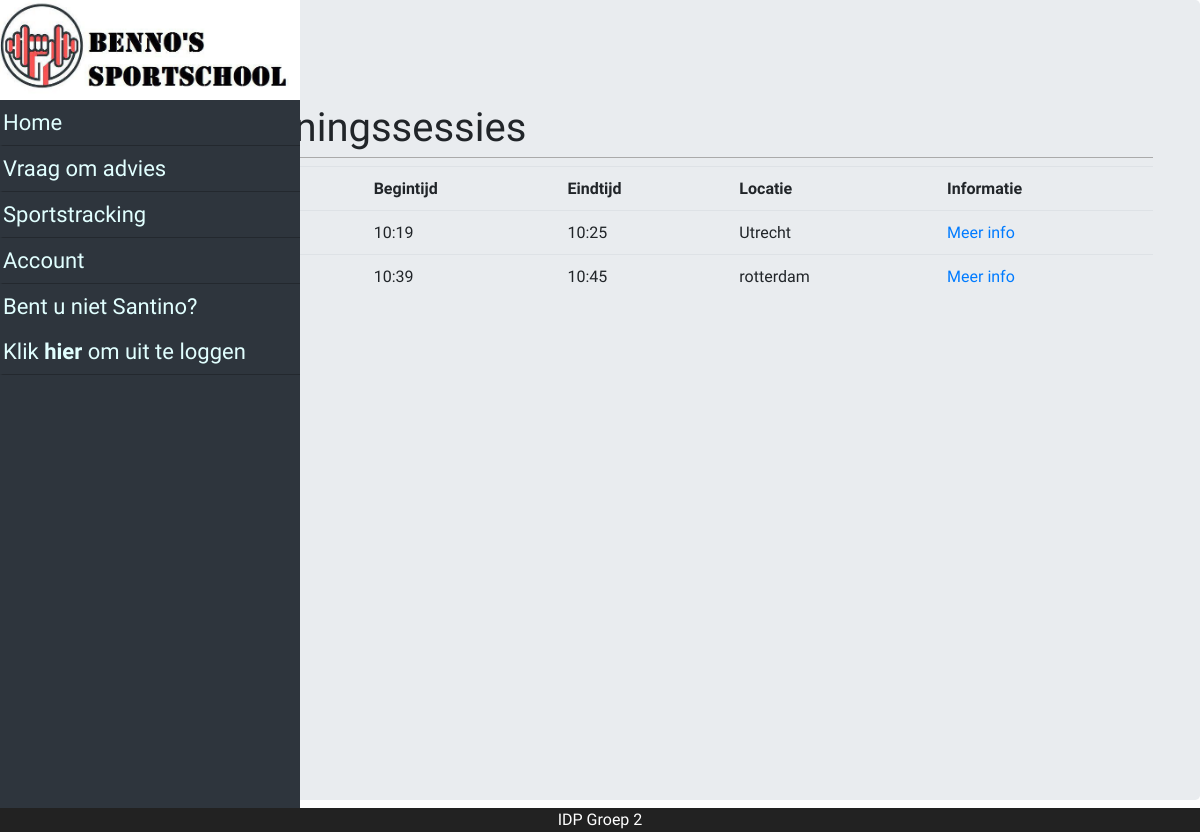
The page /?page=sportSessions (signed in) on the database its author committed.
### tables this page shows
CREATE TABLE `user` (
  `id` int(11) NOT NULL,
  `username` varchar(45) NOT NULL,
  `password` varchar(100) NOT NULL,
  `salt` varchar(45) NOT NULL,
  `name` varchar(45) NOT NULL,
  `insertion` varchar(45) NOT NULL,
  `lastname` varchar(45) NOT NULL,
  `birthday` date NOT NULL,
  `email` varchar(100) NOT NULL,
  `phone` varchar(10) NOT NULL,
  `street` varchar(45) NOT NULL,
  `house_number` varchar(5) NOT NULL,
  `postal_code` varchar(6) NOT NULL,
  `role` varchar(20) NOT NULL,
  `iban` varchar(18) NOT NULL,
  `subscription` int(11) DEFAULT NULL,
  `card` int(11) DEFAULT NULL
);

CREATE TABLE `sport_session` (
  `id` int(11) NOT NULL,
  `session_start` datetime NOT NULL,
  `session_end` datetime NOT NULL,
  `user` int(11) NOT NULL,
  `location` int(11) NOT NULL
);

CREATE TABLE `location` (
  `id` int(11) NOT NULL,
  `name` varchar(45) NOT NULL,
  `street` varchar(45) NOT NULL,
  `postal_code` varchar(45) NOT NULL,
  `house_number` int(5) NOT NULL
);

### class/DB.php (called while the page is built, shortened)
<?php
final class DB {
    private static $instance = null;
    private $servername = "localhost";
    private $username = "root";
    private $password = "";
    private $database = "sportschool2";
    private function __construct() {
        try {
            try {
                $this->c = new PDO("mysql:host=$this->servername;dbname=$this->database", $this->username, $this->password);
            } catch (PDOException $e) {
                throw new FrameworkException("Connecting to the database failed. Configure connection in DB.php");
            }
        } catch (FrameworkException $e) {
            echo $e->errorMessage();
            die();
        }
    }
    public static function prepare($query)
    {
        try {
            try {
                return self::getInstance()->c->prepare($query);
            } catch (PDOException $e) {
                throw new FrameworkException("Could not prepare query");
            }
        } catch (FrameworkException $e) {
            echo $e->errorMessage();
            die();
        }
    }
    public static function getInstance() {
        if(self::$instance == null){
            self::$instance = new DB();
        }
        return self::$instance;
    }
    public static function getBy($class, $field, $value) {
        try {
            try {
                $c = self::getInstance()->c;
                $qry = "SELECT * FROM `" . strtolower($class) . "` WHERE ($field = :$field)";
                $stmt = $c->prepare($qry);
                $stmt->execute(array("$field" => $value));
                $result = $stmt->fetchAll(PDO::FETCH_CLASS, $class);
                return $result;
            } catch (PDOException $e) {
                throw new FrameworkException("Could not execute query. Check your $class model and table");
            }
        } catch (FrameworkException $e) {
            echo $e->errorMessage();
            die();
        }
    }
}

### model/Model.php (called while the page is built, shortened)
<?php
abstract class Model {
    protected $id;
    public static function findById($id)
    {
        try {
            $objs = self::findBy("id", $id);
            return $objs[0];
        } catch (FrameworkException $e) {
            echo $e->errorMessage();
            die();
        }
    }
    public static function findBy($field, $value)
    {
        return DB::getBy(get_called_class(), $field, $value);
    }
    public static function find() {
        try {
            $table = strtolower(get_called_class());
            $qry = "SELECT * FROM `$table`";
            $stmt = DB::prepare($qry);
            $stmt->execute();
            return $stmt->fetchAll(PDO::FETCH_CLASS, get_called_class());
        } catch (Exception $e) {
            echo FrameworkException::message($e->getMessage(), $e->getTrace());
            die();
        }
    }
    protected function belongsTo($type, $field = "")
    {
        try {
            if ($field == "") {
                $field = strtolower($type);
            }
            return $type::findById(get_object_vars($this)[$field]);
        } catch (FrameworkException $e) {
            echo $e->errorMessage();
            die();
        }
    }
    public function getId() {
        try {
            return $this->id;
        } catch (FrameworkException $e) {
            echo $e->errorMessage();
            die();
        }
    }
}

### class/App.php (called while the page is built, shortened)
<?php
class App
{
    public static $user;
    public static function getUser(){
        if(!isset(self::$user)){
            self::$user = User::findById($_SESSION['id']);
        }
        return self::$user;
    }
}

### model/User.php (called while the page is built, shortened)
<?php
class User extends Model {
    protected $username;
    public function getUsername()
    {
        return $this->username;
    }
}

### model/Sport_session.php (called while the page is built, shortened)
<?php
class Sport_session extends Model {
	protected $session_start;
	protected $session_end;
	public function getSession_start()
	{
		return $this->session_start;
	}
	public function getSession_end()
	{
		return $this->session_end;
	}
	public function getUser()
	{
        return $this->belongsTo('User');
    }
    public function getLocation()
	{
        return $this->belongsTo('Location');
    }
}
?>

### model/Location.php (called while the page is built, shortened)
<?php
class Location extends Model {
	protected $name;
    public function getName()
	{
    	return $this->name;
    }
}
?>

### pages/sportSessions.php (the view, shortened to what this page needs)
<div class="jumbotron page_layout">
    <div class="container">
        <h1>Mijn trainingssessies</h1>
        <table class="table">
            <tr>
                <th>Datum</th>
                <th>Begintijd</th>
                <th>Eindtijd</th>
                <th>Locatie</th>
                <th>Informatie</th>
            </tr>
            <?php
            $sessions = Sport_session::find();
            $current = App::getUser();
            foreach($sessions as $session)
            {
                if($current->getId() == $session->getUser()->getId())
                {
                    echo '<tr><td>'.substr($session->getSession_start(), 0, 10).'</td>';
                    echo '<td>'.substr($session->getSession_start(), 11, 5).'</td>';
                    echo '<td>'.substr($session->getSession_end(), 11, 5).'</td>';
                    echo '<td>'.$session->getLocation()->getName().'</td>';
                    echo "<td><a href='index?page=session&_id=". $session->getId()."'>Meer info</a></td></tr>";
                }
            } ?>
        </table>
    </div>
</div>

### core/header.php (shortened to what this page needs)
<div class="nav-side-menu">
    <div class="brand"><img class="logo" src="assets/img/logo.jpg" alt="sportschool benno"/> </div>
        <div class="menu-list">
            <ul id="menu-content" class="menu-content collapse out">
                <li>
                  <a href="?page=home">Home</a>
                </li>
            </ul>
            <ul id="menu-content" class="menu-content collapse out">
                <?php if($_SESSION['role'] == "guest") { ?>
    			<li>
    				<a href="?page=login">Inloggen</a>
    			</li>
    			<li>
    				<a href="?page=register">Registreren</a>
    			</li>
                <?php } else { ?>
                <?php if($_SESSION['role'] == "user") { ?>
                <li>
    				<a href="?page=send-mail">Vraag om advies</a>
    			</li>
                <li>
    				<a href="?page=sportSessions">Sportstracking</a>
    			</li>
    			<?php } ?>
    			<li>
    				<a href="?page=account">Account</a>
    			</li>
                <?php $user = App::getUser();
                ?>
    			<li>
    				<a href="?page=logout">Bent u niet <?php echo ucfirst($user->getUsername());?>?<br>Klik <b>hier</b> om uit te loggen</a>
    			</li>
                <?php } ?>
            </ul>
     </div>
</div>

### assets/css/main.css (style rules this page uses)
* { box-sizing: border-box; margin: 0; padding: 0; font-family: Ubuntu; }
body { position: relative; padding: 40px 0px; min-height: 100vh; }
.logo { width: 100%; height: 100px; }
h1 { font-weight: 100; font-size: 20px; padding: 10px 0px 5px 20px; margin-bottom: 20px; border-bottom: 1px solid #AAA; }
.container { margin: 30px auto; width: 800px; }
.page_layout { margin-left: 7%; height: 100%; }

### assets/css/navbar.css (style rules this page uses)
.nav-side-menu { overflow: auto; font-family: verdana; font-size: 22px; background-color: #2e353d; position: fixed; top: 0px; width: 300px; height: 100%; color: #e1ffff; }
.nav-side-menu .brand { background-color: #23282e; line-height: 50px; display: block; text-align: center; font-size: 14px; }
.nav-side-menu li { padding-left: 0px; border-left: 3px solid #2e353d; border-bottom: 1px solid #23282e; }
.nav-side-menu li a { text-decoration: none; color: #e1ffff; }
@media (min-width: 767px) { .nav-side-menu .menu-list .menu-content { display: block; } }
body { margin: 0px; padding: 0px; }

### rows shown on the page
user: username "Santino"
sport_session: session_start "10:19", session_end "10:25", location.name "Utrecht"
sport_session: session_start "10:39", session_end "10:45", location.name "rotterdam"
